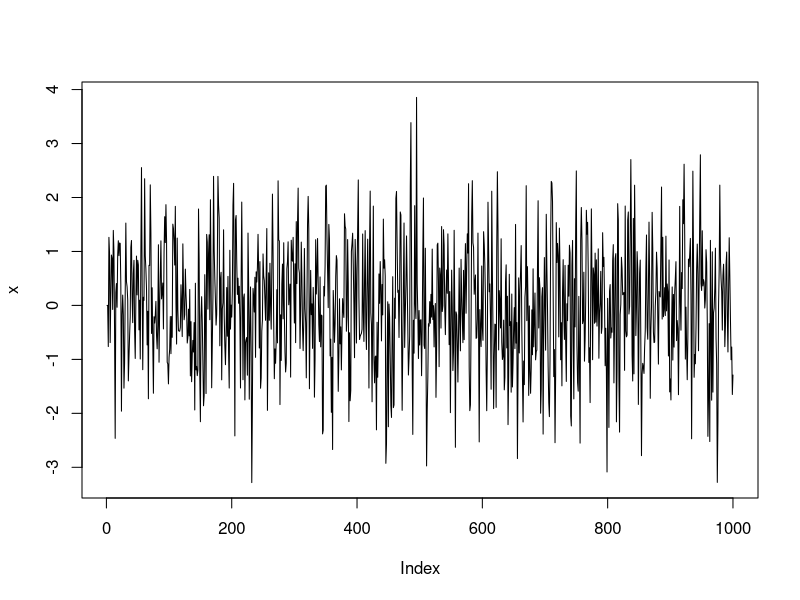
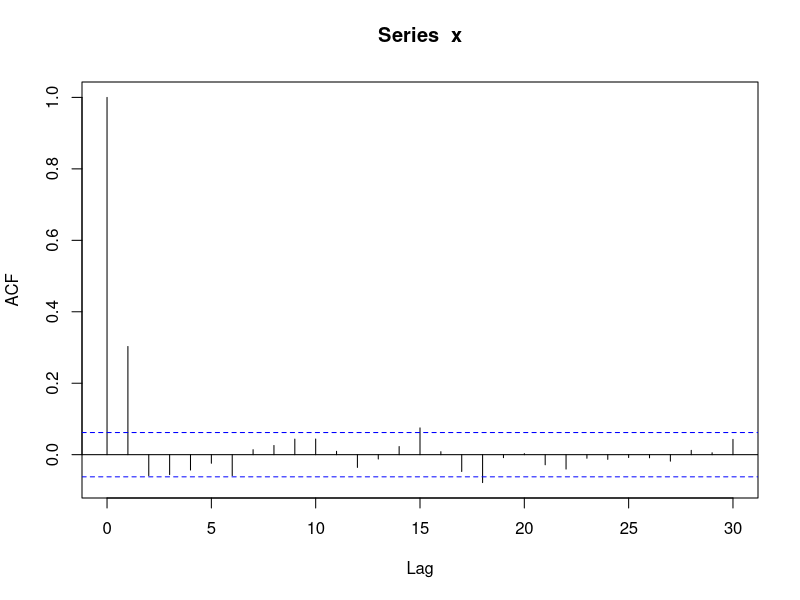

R code for these plots, in order:
set.seed(1)

#generate values for w(t) white noise
w <- rnorm(1000)

#generate values for x(t) time series x(t=1)=0
x <- rep(0,1000)

#we simulate MA(1) with one coefficient (0.4)
for(t in 3:1000) x[t] <- w[t]+0.4*w[t-1]

plot(x,type="l")
acf(x)

#there is no ma() function in R so we use ARIMA model without the AR and Integrated parts
#thats why we set AR component to be 0 + integrated component to be 0 ... MA(1) model finally
x.ma <-arima(x,order=c(0,0,1)) 
x.ma

#the beta coefficient is 0.3757 + we have the standard error (0.0306)
0.3757+c(-1.96,1.96)*0.0306
